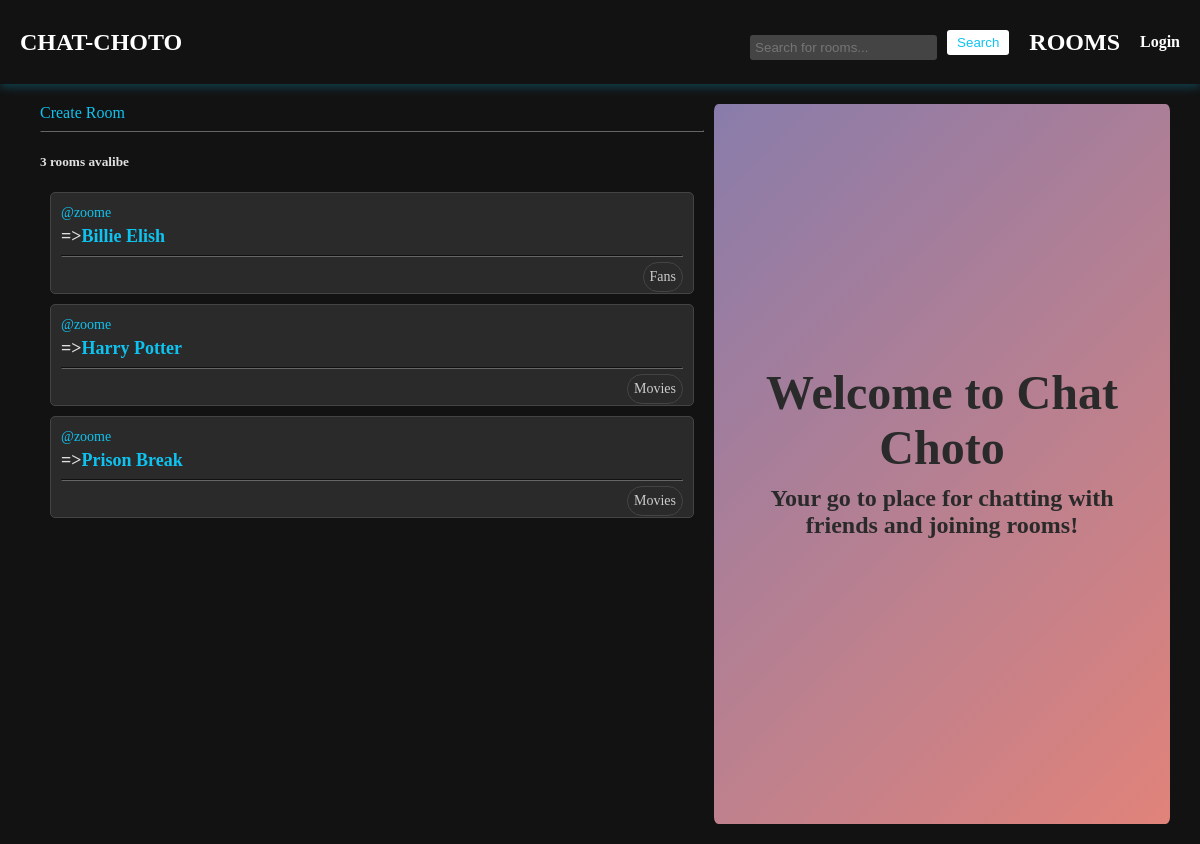
The app's page /, older data.
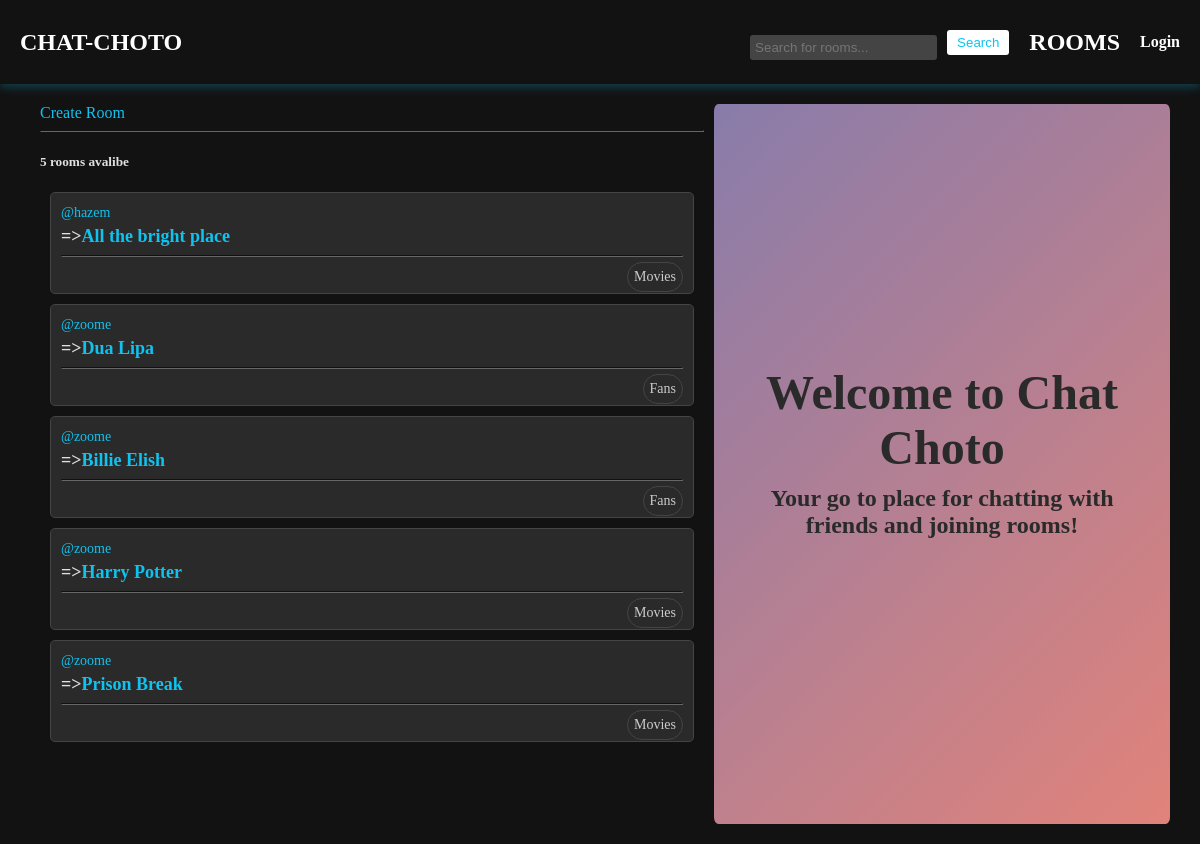
The same page, newer data.
### app/models.py (models this page shows, shortened)
class Room(models.Model):
    host = models.ForeignKey(User, on_delete=models.SET_NULL, null=True)
    topic = models.ForeignKey(Topic, on_delete=models.SET_NULL, null=True)
    name = models.CharField(max_length=200)
    description = models.TextField(null=True)
    participants = models.ManyToManyField(User, related_name="participants", blank=True)
    created = models.DateTimeField(auto_now_add=True)
    updated = models.DateTimeField(auto_now=True)
    class Meta:
        ordering = ['-updated', '-created']

class User(AbstractUser):
    name = models.CharField(max_length=200, null=True)
    email = models.EmailField(unique=True)
    bio = models.TextField(null=True)
    avatar = models.ImageField(default="profile.png")
    USERNAME_FIELD = 'username'
    REQUIRED_FIELDS = []

class Topic(models.Model):
    name = models.CharField(max_length=200)

### app/views.py (the view)
# urls.py: 2. Add a URL to urlpatterns:  path('', views.home, name='home')
def home(request):
    q = request.GET.get('q')
    if q:
        contact = Room.objects.filter(
            Q(topic__name__contains=q) |
            Q(name__contains=q)
        )
        if not contact:
            return render(request, 'room.html', {'room': None})
        room_messages = Message.objects.filter(
            Q(room__topic__name__contains=q)
        )
    else:
        contact = Room.objects.all()
        room_messages = Message.objects.filter(
            Q(room__topic__name__contains='')
        )
    rooms_count = contact.count()
    topics = Topic.objects.all()
    return render(request, 'home.html', {'rooms': contact, 'topics': topics, 'rooms_count': rooms_count, 'room_messages': room_messages})

### templates/home.html (shortened to what this page needs)
{% extends 'main.html' %}
{% block body %}
<div class="containerr">
    <div>
        <a href="/create-room">Create Room</a>
        <hr>
        <h5> {{rooms_count}} rooms avalibe</h5>
        {% include 'feed_component.html' %}
    </div>
    <div class="hero">
        <div class="container">
            <h1>Welcome to Chat Choto</h1>
            <h3>Your go to place for chatting with friends and joining rooms!</h3>
        </div>
    </div>
</div>
{% endblock body %}

### templates/feed_component.html (shortened to what this page needs)
<div class="room-list" style="text-align: initial;">
    {% for room in rooms %}
        <div class="room-item">
            <a href="/profile/{{room.host.id}}" class="host-link">@{{room.host.username}}</a>
            <h5 class="room-title">
                =><a href="/room/{{room.id}}" class="room-link">{{room.name}}</a>
            </h5>
            <hr>
            <small class="room-topic">{{room.topic.name}}</small>
            <br>
        </div>
    {% endfor %}
</div>

Row changes from the older to the newer data that the page shows:
added Room: host.username "hazem", name "All the bright place", topic.name "Movies"
added Room: host.username "zoome", name "Dua Lipa", topic.name "Fans"
Text that changed along with them:
{{ rooms_count }}: "3" → "5"
